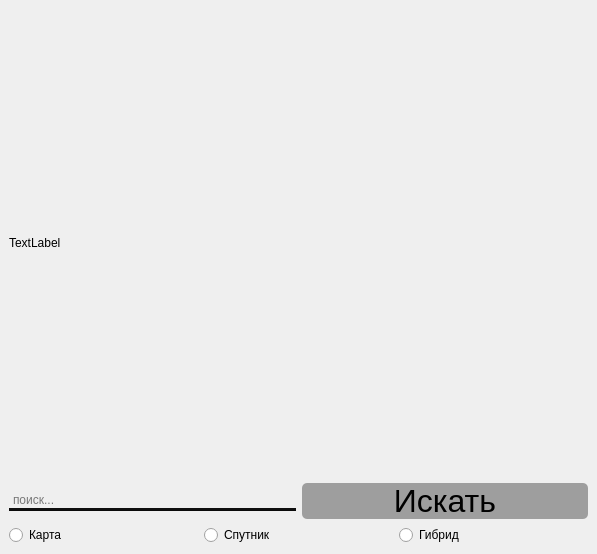
<?xml version="1.0" encoding="UTF-8"?>
<ui version="4.0">
 <class>MainWindow</class>
 <widget class="QMainWindow" name="MainWindow">
  <property name="geometry">
   <rect>
    <x>0</x>
    <y>0</y>
    <width>597</width>
    <height>554</height>
   </rect>
  </property>
  <property name="windowTitle">
   <string>MainWindow</string>
  </property>
  <widget class="QWidget" name="centralwidget">
   <layout class="QVBoxLayout" name="verticalLayout_2">
    <item>
     <layout class="QGridLayout" name="gridLayout">
      <item row="1" column="0">
       <layout class="QHBoxLayout" name="horizontalLayout_3">
        <item>
         <widget class="QLineEdit" name="lineEdit">
          <property name="sizePolicy">
           <sizepolicy hsizetype="Preferred" vsizetype="Maximum">
            <horstretch>0</horstretch>
            <verstretch>50</verstretch>
           </sizepolicy>
          </property>
          <property name="styleSheet">
           <string notr="true">border: 2px solid transparent;
border-bottom: 3px ridge #0A0A0A;
background: transparent;</string>
          </property>
          <property name="text">
           <string/>
          </property>
          <property name="placeholderText">
           <string>поиск...</string>
          </property>
         </widget>
        </item>
        <item>
         <widget class="QPushButton" name="search_button">
          <property name="styleSheet">
           <string notr="true">background: #9E9E9E;
                       border-radius: 5px;
                        position: absolute;
                        font-family: &quot;Inter&quot;;
                        font-style: normal;
                       font-weight: 400;
                        font-size: 32px;
                        line-height: 39px;
                        text-align: center;
                        color: #000000;</string>
          </property>
          <property name="text">
           <string>Искать</string>
          </property>
         </widget>
        </item>
       </layout>
      </item>
      <item row="2" column="0">
       <layout class="QVBoxLayout" name="verticalLayout">
        <item>
         <layout class="QHBoxLayout" name="horizontalLayout_2">
          <item>
           <widget class="QRadioButton" name="layer_sat_btn">
            <property name="text">
             <string>Карта</string>
            </property>
            <attribute name="buttonGroup">
             <string notr="true">buttonGroup</string>
            </attribute>
           </widget>
          </item>
          <item>
           <widget class="QRadioButton" name="layer_map_btn">
            <property name="text">
             <string>Спутник</string>
            </property>
            <attribute name="buttonGroup">
             <string notr="true">buttonGroup</string>
            </attribute>
           </widget>
          </item>
          <item>
           <widget class="QRadioButton" name="radioButton_3">
            <property name="text">
             <string>Гибрид</string>
            </property>
            <attribute name="buttonGroup">
             <string notr="true">buttonGroup</string>
            </attribute>
           </widget>
          </item>
         </layout>
        </item>
       </layout>
      </item>
      <item row="0" column="0">
       <widget class="QLabel" name="maps_view">
        <property name="sizePolicy">
         <sizepolicy hsizetype="Preferred" vsizetype="Expanding">
          <horstretch>0</horstretch>
          <verstretch>0</verstretch>
         </sizepolicy>
        </property>
        <property name="text">
         <string>TextLabel</string>
        </property>
       </widget>
      </item>
     </layout>
    </item>
   </layout>
  </widget>
 </widget>
 <resources/>
 <connections/>
 <buttongroups>
  <buttongroup name="buttonGroup"/>
 </buttongroups>
</ui>
